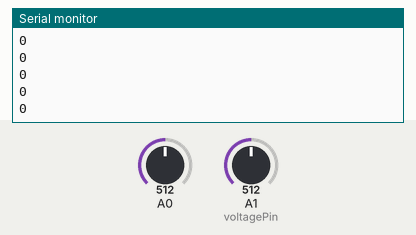
Recording of a sketch running on a simulated Arduino Uno, built with avr-gcc and run on an emulated ATmega328P. Parts: the last lines printed to the serial monitor. The test bench sets the inputs (shaded band); at power-on: A0 = 512, A1 (voltagePin) = 512.

Above: at 2.2 s.
2.3 s: A0 set to 716
At 3.1 s:
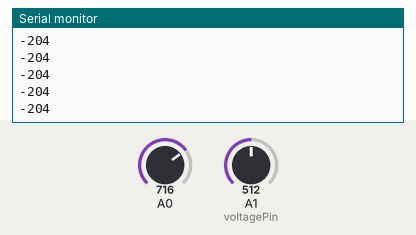
3.8 s: A1 (voltagePin) set to 306
At 4.9 s:
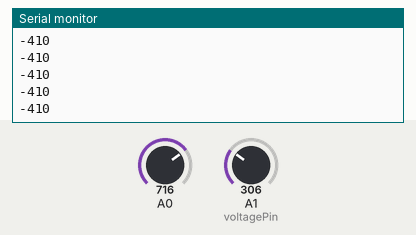
5.3 s: A0 set to 900
At 6.4 s:
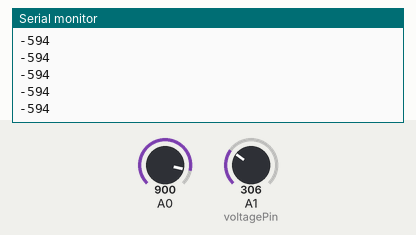
6.8 s: A1 (voltagePin) set to 122
At 7.4 s:
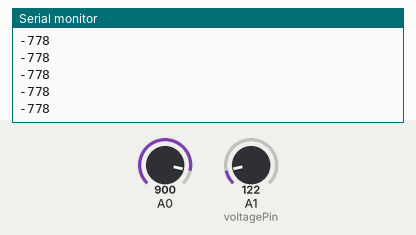
Timing chart, 0 to 9.3 s (numbered marks = the images above; inputs shaded):
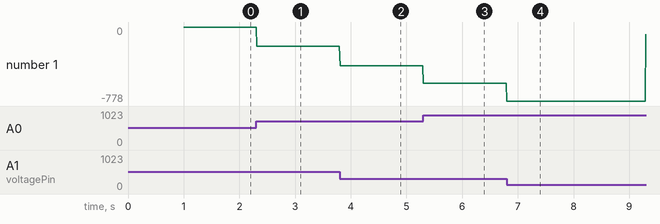

The sketch:

main.ino
```cpp
/* This code works with ZMPT101B AC voltage sensor module and 128x32 OLED display
 * It permits you to measure any AC voltage up to 250V, BE CAREFUL !!!
 * The functions from Filters library permits you to calculate the True RMS of a signal
 * Refer to www.surtrTech.com or SurtrTech YouTube channel for more details
 */

#include "all_constant.h"

void setup() {
  Serial.begin(9600);    // start the serial port
  delay(1000);

}

void loop() {

 //measure_via_filter_library();
  //instantaneous_volatage();
  //maximum_voltage_method();
  //Serial.println(analogRead(voltagePin));

  read_current();
  //delay(500);

}
```

all_constant.h
```cpp
#include <Filters.h> //Easy library to do the calculations


//___________Via Filters.h_________//
float testFrequency = 50;                     // test signal frequency (Hz)
float windowLength = 40.0/testFrequency;     // how long to average the signal, for statistist

int Sensor = 0; //Sensor analog input, here it's A0

float intercept = -0.04; // to be adjusted based on calibration testing
float slope = 0.0405; // to be adjusted based on calibration testing
float current_Volts; // Voltage

unsigned long printPeriod = 100; //Refresh rate
unsigned long previousMillis = 0;

unsigned long max_time = 20000;
unsigned long current_time = millis();


int constant_value = 220;

//___________Via Polynomial Regression_________//

int voltagePin = A1;
float V2 = 0;
float Vsquare = 0;
int N = 1000;

float V = 0;
float Vmin = 0;
float Vmax = 0;
float x = 0;

bool to_reinitialise = false;
int sensorValue = 0;
int sensorValue1 = 0;
int sensorValue2 = 0;
```

current_measure.ino
```cpp
void read_current(){
  int meas = analogRead(A1)-analogRead(A0);
  //Serial.print(millis());Serial.print(" # ");
  Serial.println(meas);
  delay(10);
}
```

filter_measuring.ino
```cpp
void measure_via_filter_library(){

  RunningStatistics inputStats;                //Easy life lines, actual calculation of the RMS requires a load of coding
  inputStats.setWindowSecs( windowLength );

  while( current_time < max_time ) {
    Sensor = analogRead(voltagePin);  // read the analog in value:
    inputStats.input(Sensor);  // log to Stats function

    if((unsigned long)(millis() - previousMillis) >= printPeriod) {
      previousMillis = millis();   // update time every second


      current_Volts = intercept + slope * inputStats.sigma(); //Calibartions for offset and amplitude
      current_Volts= current_Volts*(190);                //Further calibrations for the amplitude

      //Serial.print( "Voltage: " );
      //Serial.print("Variable 1: " );
      Serial.println( current_Volts ); //Calculation and Value display is done the rest is if you're using an OLED display
      //Serial.print("Variable 2: " );
      //Serial.println( constant_value );

    }
    current_time = millis();
  }
}
```

polynomial_regression_calibration.ino
```cpp
void instantaneous_volatage(){
  for(int i = 0; i<N; i++){
    x = (analogRead(voltagePin)-512);
    //Serial.print("x : ");Serial.println(x);
    V = (0.0000012*x*x*x-0.006457*x*x + 2.685*x - 3.198);
    //Serial.print("V : ");Serial.println(V);
    V2 = V*V;
    Vsquare = Vsquare +V2;
    delay(0.1);
  }
  float Vrms = sqrt(Vsquare/N);
  Serial.print(millis());Serial.print(" # ");
  Serial.println(Vrms);
  delay(0.01);
  Vsquare = 0;
}

void maximum_voltage_method(){
  Vmax = 0;
  Vmin = 1023; //Encodé sur 10bits
  for(int i =0; i<1000;i++){
    sensorValue1 = Vmax;
    sensorValue2 = Vmin;
    sensorValue = analogRead(voltagePin);
    if (sensorValue > sensorValue1){
      Vmax = sensorValue;
      to_reinitialise = false;
    }
    if (sensorValue < sensorValue2){
      Vmin = sensorValue;
      to_reinitialise = false;
    }
    if (to_reinitialise){
      Vmax = sensorValue1;
      Vmin = sensorValue2;
    }
    to_reinitialise = true;
    delay(0.1);
  }
  float x = (Vmax-Vmin);
  V = (0.0000012*x*x*x-0.006457*x*x + 2.685*x - 3.198);
  float Vrms = V/(2*sqrt(2));
  //Serial.print("Vrms : ");
  Serial.println(Vrms);
  delay(2000);

}
```

Measured:
- after the input at 2.3 s, the serial monitor: prints a new line at once (image 1)
- after the input at 3.8 s, the serial monitor: prints a new line at once (image 2)
- after the input at 5.3 s, the serial monitor: prints a new line at once (image 3)
- after the input at 6.8 s, the serial monitor: prints a new line at once (image 4)
- plotted number 1: 0 → -204 after the input at 2.3 s, -204 → -410 after the input at 3.8 s, -410 → -594 after the input at 5.3 s, -594 → -77 after the input at 6.8 s
